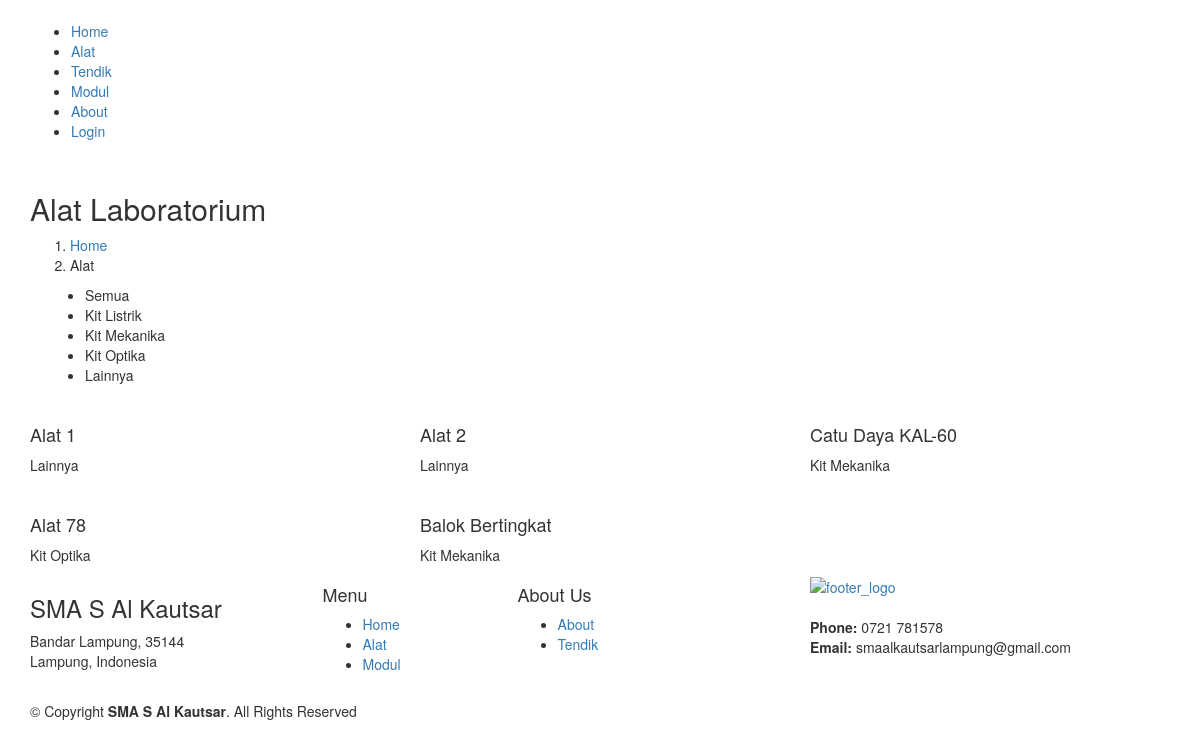
Screenshot of /index.php/blog/kategori with the database file from the repository.
### tables this page shows
CREATE TABLE `tbl_kategori` (
  `kategori_id` int NOT NULL,
  `kategori_nama` varchar(30) DEFAULT NULL,
  `kategori_tanggal` timestamp NULL DEFAULT CURRENT_TIMESTAMP
);

CREATE TABLE `tbl_tulisan` (
  `tulisan_id` int NOT NULL,
  `tulisan_judul` varchar(100) DEFAULT NULL,
  `tulisan_isi` text,
  `tulisan_tanggal` timestamp NULL DEFAULT CURRENT_TIMESTAMP,
  `tulisan_kategori_id` int DEFAULT NULL,
  `tulisan_kategori_nama` varchar(30) DEFAULT NULL,
  `tulisan_views` int DEFAULT '0',
  `tulisan_gambar` varchar(40) DEFAULT NULL,
  `tulisan_pengguna_id` int DEFAULT NULL,
  `tulisan_author` varchar(40) DEFAULT NULL,
  `tulisan_img_slider` int NOT NULL DEFAULT '0',
  `tulisan_slug` varchar(200) DEFAULT NULL
);

### application/controllers/Blog.php (called while the page is built, shortened)
<?php
class Blog extends CI_Controller{
	function __construct(){
		$this->load->model('m_tulisan');
		$this->load->model('m_pengunjung');
        $this->load->model('m_kategori');
	}
	function kategori(){
		 $kategori=str_replace("-"," ",$this->uri->segment(3));
		 $query = $this->db->query("SELECT tbl_tulisan.*,DATE_FORMAT(tulisan_tanggal,'%d/%m/%Y') AS tanggal FROM tbl_tulisan WHERE tulisan_kategori_nama LIKE '%$kategori%' ORDER BY tulisan_views DESC LIMIT 5");
		 if($query->num_rows() > 0){
			 $x['data']=$query;
			 $x['category']=$this->db->get('tbl_kategori');
 			 $x['populer']=$this->db->query("SELECT * FROM tbl_tulisan ORDER BY tulisan_views DESC LIMIT 5");
			 $this->load->view('depan/v_blog',$x);
		 }else{
			 echo $this->session->set_flashdata('msg','<div class="alert alert-danger">Tidak Ada artikel untuk kategori <b>'.$kategori.'</b></div>');
			 redirect('artikel');
		 }
	}
}

### index.php (called while the page is built, shortened)
<?php
require_once BASEPATH.'core/CodeIgniter.php';

### application/views/depan/v_blog.php (the view, shortened to what this page needs)
<!DOCTYPE html>
<html lang="en">
<head>
  <link href="<?php echo base_url().'theme/vendor/animate.css/animate.min.css'?>" rel="stylesheet">
  <link href="<?php echo base_url().'theme/vendor/bootstrap/css/bootstrap.min.css'?>" rel="stylesheet">
  <link href="<?php echo base_url().'theme/vendor/bootstrap-icons/bootstrap-icons.css'?>" rel="stylesheet">
  <link href="<?php echo base_url().'theme/vendor/boxicons/css/boxicons.min.css'?>" rel="stylesheet">
  <link href="<?php echo base_url().'theme/vendor/glightbox/css/glightbox.min.css'?>" rel="stylesheet">
  <link href="<?php echo base_url().'theme/vendor/remixicon/remixicon.css'?>" rel="stylesheet">
  <link href="<?php echo base_url().'theme/vendor/swiper/swiper-bundle.min.css'?>" rel="stylesheet">
<link href="<?php echo base_url().'theme/css/style.css'?>" rel="stylesheet">
</head>
<body>
  <header id="header" class="fixed-top d-flex align-items-center">
    <div class="container d-flex align-items-center">
      <nav id="navbar" class="navbar">
        <ul>
          <li><a href="<?php echo site_url('home');?>">Home</a></li>
          <li><a class="active" href="<?php echo site_url('blog');?>"><span>Alat</span></a></li>
          <li><a href="<?php echo site_url('guru');?>">Tendik</a></li>
          <li><a href="<?php echo site_url('download');?>">Modul</a></li>
          <li><a href="<?php echo site_url('about');?>">About</a></li>
          <li><a href="<?php echo site_url('administrator');?>" class="getstarted">Login</a></li>
        </ul>
      </nav>
    </div>
  </header>
  <main id="main">
    <section id="breadcrumbs" class="breadcrumbs">
      <div class="container">
        <div class="d-flex justify-content-between align-items-center">
          <h2>Alat Laboratorium</h2>
          <ol>
            <li><a href="<?php echo site_url('home');?>">Home</a></li>
            <li>Alat</li>
          </ol>
        </div>
      </div>
    </section>
    <section id="portfolio" class="portfolio">
      <div class="container">
         <div class="col-lg-12 d-flex justify-content-center">
      <ul id="portfolio-flters">
        <li data-filter="*" class="filter-active">Semua</li>
        <?php foreach ($category ->result() as $cat): ?>
          <?php
            $filter_value = str_replace(' ', '-', $cat->kategori_nama);
          ?>
          <li data-filter=".<?php echo $filter_value; ?>"><?php echo $cat->kategori_nama; ?></li>
        <?php endforeach; ?>
      </ul>
    </div>
        <div class="row portfolio-container">
          <?php foreach ($data->result() as $row): ?>
    <div class="col-lg-4 col-md-6 portfolio-item <?php echo str_replace(' ', '-', $row->tulisan_kategori_nama); ?>">
      <div class="portfolio-wrap">
        <div class="portfolio-info">
          <h4><?php echo $row->tulisan_judul;?></h4>
          <p><?php echo $row->tulisan_kategori_nama;?></p>
        </div>
      </div>
    </div>
  <?php endforeach; ?>
</div>
      </div>
    </section>
  </main>
  <footer id="footer">
    <div class="footer-top">
      <div class="container">
        <div class="row">
          <div class="col-lg-3 col-md-6">
            <div class="footer-info">
              <h3>SMA S Al Kautsar</h3>
              <p>
                Bandar Lampung, 35144 <br>
                Lampung, Indonesia<br><br>
              </p>
            </div>
          </div>
          <div class="col-lg-2 col-md-6 footer-links">
            <h4>Menu</h4>
            <ul>
              <li><i class="bx bx-chevron-right"></i> <a href="<?php echo site_url('home');?>">Home</a></li>
              <li><i class="bx bx-chevron-right"></i> <a href="<?php echo site_url('blog');?>">Alat</a></li>
              <li><i class="bx bx-chevron-right"></i> <a href="<?php echo site_url('download');?>">Modul</a></li>
            </ul>
          </div>
          <div class="col-lg-3 col-md-6 footer-links">
            <h4>About Us</h4>
            <ul>
              <li><i class="bx bx-chevron-right"></i> <a href="<?php echo site_url('about');?>">About</a></li>
              <li><i class="bx bx-chevron-right"></i> <a href="<?php echo site_url('guru');?>">Tendik</a></li>
            </ul>
          </div>
          <div class="col-lg-4 col-md-6 footer-newsletter">
            <a href="<?php echo site_url();?>">
                        <img src="<?php echo base_url().'theme/images/logo-white.png'?>" class="img-fluid" alt="footer_logo">
                    </a><br>
            <br><p><strong>Phone:</strong> 0721 781578<br>
                <strong>Email:</strong> smaalkautsarlampung@gmail.com<br></p>
          </div>
        </div>
      </div>
    </div>
    <div class="container">
      <div class="copyright">
        &copy; Copyright <strong><span>SMA S Al Kautsar</span></strong>. All Rights Reserved
      </div>
    </div>
  </footer>
</body>
</html>

### rows the page displays
tbl_kategori: kategori_nama "Kit Listrik"
tbl_kategori: kategori_nama "Kit Mekanika"
tbl_kategori: kategori_nama "Kit Optika"
tbl_kategori: kategori_nama "Lainnya"
tbl_tulisan: tulisan_judul "Alat 1", tulisan_kategori_nama "Lainnya"
tbl_tulisan: tulisan_judul "Alat 2", tulisan_kategori_nama "Lainnya"
tbl_tulisan: tulisan_judul "Catu Daya KAL-60", tulisan_kategori_nama "Kit Mekanika"
tbl_tulisan: tulisan_judul "Alat 78", tulisan_kategori_nama "Kit Optika"
tbl_tulisan: tulisan_judul "Balok Bertingkat", tulisan_kategori_nama "Kit Mekanika"
